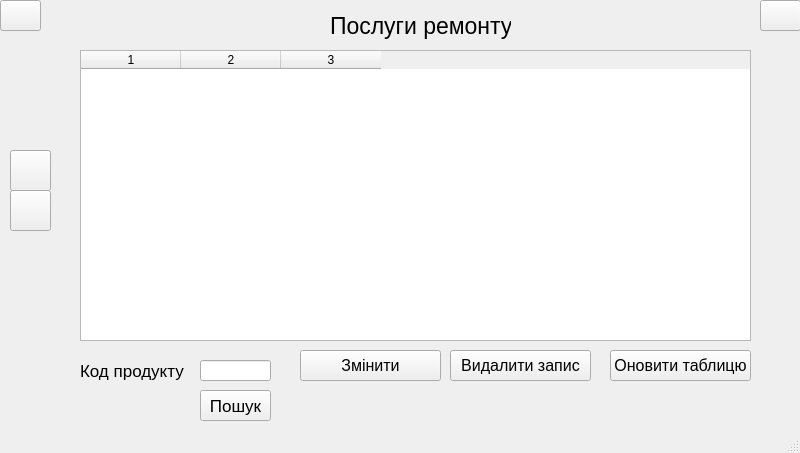
<?xml version="1.0" encoding="UTF-8"?>
<ui version="4.0">
 <class>MainWindow</class>
 <widget class="QMainWindow" name="MainWindow">
  <property name="geometry">
   <rect>
    <x>0</x>
    <y>0</y>
    <width>800</width>
    <height>453</height>
   </rect>
  </property>
  <property name="windowTitle">
   <string>MainWindow</string>
  </property>
  <widget class="QWidget" name="centralwidget">
   <widget class="QPushButton" name="back_button">
    <property name="geometry">
     <rect>
      <x>0</x>
      <y>0</y>
      <width>41</width>
      <height>31</height>
     </rect>
    </property>
    <property name="font">
     <font>
      <pointsize>2</pointsize>
     </font>
    </property>
    <property name="text">
     <string/>
    </property>
    <property name="icon">
     <iconset resource="../resources.qrc">
      <normaloff>:/newPrefix/assets/arrow.png</normaloff>:/newPrefix/assets/arrow.png</iconset>
    </property>
    <property name="iconSize">
     <size>
      <width>25</width>
      <height>25</height>
     </size>
    </property>
   </widget>
   <widget class="QPushButton" name="delete_button">
    <property name="geometry">
     <rect>
      <x>450</x>
      <y>350</y>
      <width>141</width>
      <height>31</height>
     </rect>
    </property>
    <property name="font">
     <font>
      <pointsize>12</pointsize>
     </font>
    </property>
    <property name="text">
     <string>Видалити запис</string>
    </property>
   </widget>
   <widget class="QPushButton" name="exit_button">
    <property name="geometry">
     <rect>
      <x>760</x>
      <y>0</y>
      <width>41</width>
      <height>31</height>
     </rect>
    </property>
    <property name="font">
     <font>
      <pointsize>2</pointsize>
     </font>
    </property>
    <property name="text">
     <string/>
    </property>
    <property name="icon">
     <iconset resource="../resources.qrc">
      <normaloff>:/newPrefix/assets/exit.png</normaloff>:/newPrefix/assets/exit.png</iconset>
    </property>
    <property name="iconSize">
     <size>
      <width>25</width>
      <height>25</height>
     </size>
    </property>
   </widget>
   <widget class="QLabel" name="label">
    <property name="geometry">
     <rect>
      <x>330</x>
      <y>10</y>
      <width>181</width>
      <height>31</height>
     </rect>
    </property>
    <property name="font">
     <font>
      <pointsize>17</pointsize>
     </font>
    </property>
    <property name="text">
     <string>Послуги ремонту</string>
    </property>
   </widget>
   <widget class="QLineEdit" name="find_field">
    <property name="geometry">
     <rect>
      <x>200</x>
      <y>360</y>
      <width>71</width>
      <height>21</height>
     </rect>
    </property>
    <property name="font">
     <font>
      <pointsize>10</pointsize>
     </font>
    </property>
   </widget>
   <widget class="QPushButton" name="up_button">
    <property name="geometry">
     <rect>
      <x>10</x>
      <y>150</y>
      <width>41</width>
      <height>41</height>
     </rect>
    </property>
    <property name="font">
     <font>
      <pointsize>13</pointsize>
     </font>
    </property>
    <property name="text">
     <string/>
    </property>
    <property name="icon">
     <iconset resource="../resources.qrc">
      <normaloff>:/newPrefix/assets/up_arrow.png</normaloff>:/newPrefix/assets/up_arrow.png</iconset>
    </property>
    <property name="iconSize">
     <size>
      <width>30</width>
      <height>30</height>
     </size>
    </property>
   </widget>
   <widget class="QPushButton" name="edit_button">
    <property name="geometry">
     <rect>
      <x>300</x>
      <y>350</y>
      <width>141</width>
      <height>31</height>
     </rect>
    </property>
    <property name="font">
     <font>
      <pointsize>12</pointsize>
     </font>
    </property>
    <property name="text">
     <string>Змінити</string>
    </property>
   </widget>
   <widget class="QTableWidget" name="tableWidget">
    <property name="geometry">
     <rect>
      <x>80</x>
      <y>50</y>
      <width>671</width>
      <height>291</height>
     </rect>
    </property>
    <property name="columnCount">
     <number>3</number>
    </property>
    <column/>
    <column/>
    <column/>
   </widget>
   <widget class="QPushButton" name="update_button">
    <property name="geometry">
     <rect>
      <x>610</x>
      <y>350</y>
      <width>141</width>
      <height>31</height>
     </rect>
    </property>
    <property name="font">
     <font>
      <pointsize>12</pointsize>
     </font>
    </property>
    <property name="text">
     <string>Оновити таблицю</string>
    </property>
   </widget>
   <widget class="QLabel" name="label_2">
    <property name="geometry">
     <rect>
      <x>80</x>
      <y>360</y>
      <width>111</width>
      <height>21</height>
     </rect>
    </property>
    <property name="font">
     <font>
      <pointsize>13</pointsize>
     </font>
    </property>
    <property name="text">
     <string>Код продукту</string>
    </property>
   </widget>
   <widget class="QPushButton" name="down_button">
    <property name="geometry">
     <rect>
      <x>10</x>
      <y>190</y>
      <width>41</width>
      <height>41</height>
     </rect>
    </property>
    <property name="text">
     <string/>
    </property>
    <property name="icon">
     <iconset resource="../resources.qrc">
      <normaloff>:/newPrefix/assets/down_arrow.png</normaloff>:/newPrefix/assets/down_arrow.png</iconset>
    </property>
    <property name="iconSize">
     <size>
      <width>30</width>
      <height>30</height>
     </size>
    </property>
   </widget>
   <widget class="QPushButton" name="find_button">
    <property name="geometry">
     <rect>
      <x>200</x>
      <y>390</y>
      <width>71</width>
      <height>31</height>
     </rect>
    </property>
    <property name="font">
     <font>
      <pointsize>13</pointsize>
     </font>
    </property>
    <property name="text">
     <string>Пошук</string>
    </property>
   </widget>
  </widget>
  <widget class="QStatusBar" name="statusbar"/>
 </widget>
 <resources>
  <include location="../resources.qrc"/>
 </resources>
 <connections/>
</ui>
